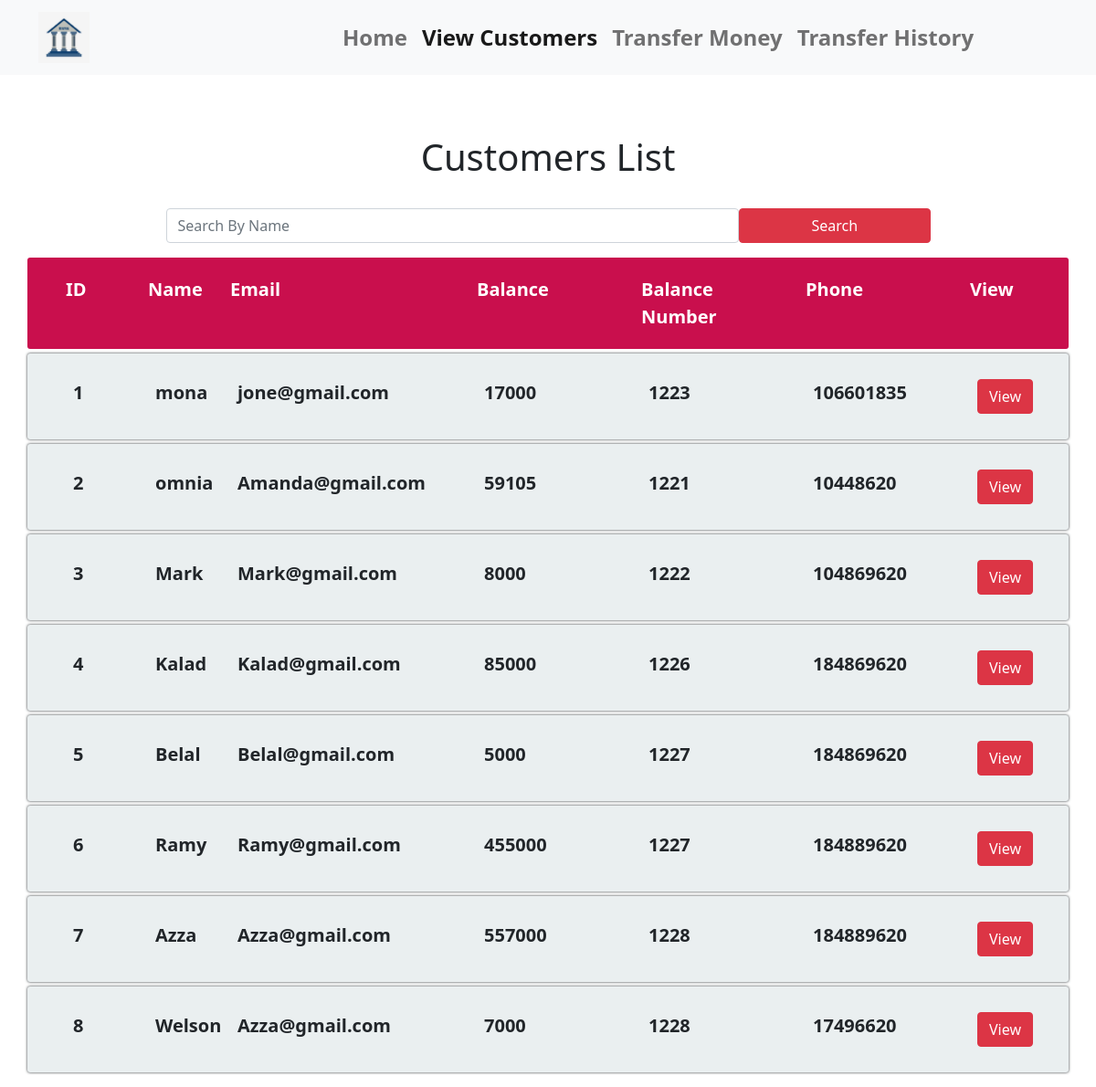
The page /view.php on the database its author committed.
### tables this page shows
CREATE TABLE `customers` (
  `id` int(11) NOT NULL,
  `name` varchar(200) NOT NULL,
  `email` varchar(200) NOT NULL,
  `balance` double NOT NULL,
  `num_balance` int(11) NOT NULL,
  `phone` varchar(200) NOT NULL
);

### lib/db.php (called while the page is built, shortened)
<?php
function show(){
    $sql = "SELECT * FROM `customers`";
    $query = mysqli_query($GLOBALS['connection'],$sql);
    while($row = mysqli_fetch_assoc($query)){
        $data[]= $row;
    }
    return (!empty($data))?$data:[];
}
?>

### view.php (the view, shortened to what this page needs)
<?php
require "./lib/db.php";
if(isset($_GET['search'])){
    $data = search($_GET['search']);
}
else{
    $data = show();
}
?>
<!DOCTYPE html>
<html lang="en">
<head>
    <link rel="stylesheet" href="style.css">
    <link
      rel="stylesheet"
      href="./bootstrap-5.1.0-dist/css/bootstrap.min.css"
    />
</head>
<body>
<nav class="navbar navbar-expand-lg navbar-light bg-light w-100 position-fixed">
      <div class="container">
        <a class="navbar-brand" href="home.php"><img class="w-25" src="./image//logo.png" alt=""></a>
        <div class="collapse navbar-collapse fs-4 fw-bold" id="navbarSupportedContent">
          <ul class="navbar-nav m-auto mb-2 mb-lg-0 text-black">
            <li class="nav-item">
              <a class="nav-link" aria-current="page" href="home.php">Home</a>
            </li>
            <li class="nav-item">
              <a class="nav-link active" aria-current="page" href="view.php">View Customers</a>
            </li>
            <li class="nav-item">
              <a class="nav-link" href="transfer.php">Transfer Money</a>
            </li>
            <li class="nav-item">
              <a class="nav-link" href="transferlist.php">Transfer History</a>
            </li>
          </ul>
        </div>
      </div>
    </nav>
<div class="container pt-5 ">
    <form class="form row pb-3 w-75 m-auto" action="view.php" method="Get">
    <h1 class="text-center pb-4">Customers List</h1>
        <input class="form-control w-75 rounded-start" type="text" placeholder="Search By Name" name ="search">
        <button class="btn btn-danger w-25 rounded-end">Search</button>
    </form>
    <div class="table">
        <div class="t-head row">
            <div class="head  col-md-1">ID</div>
            <div class="head  col-md-1">Name</div>
            <div class="head  col-md-3">Email</div>
            <div class="head  col-md-2">Balance</div>
            <div class="head  col-md-2">Balance Number</div>
            <div class="head  col-md-2">Phone</div>
            <div class="head  col-md-1">View</div>
        </div>
        <?php foreach($data as $row):?>
        <div class="t-row row">
            <div class="head   col-md-1"><div><?= $row['id']?></div></div>
            <div class="head   col-md-1"><div> <?= $row['name']?></div></div>
            <div class="head   col-md-3"><div><?= $row['email']?></div></div>
            <div class="head   col-md-2"><div><?= $row['balance']?></div></div>
            <div class="head   col-md-2"><div> <?= $row['num_balance']?></div></div>
            <div class="head   col-md-2"><div> <?= $row['phone']?></div></div>
            <div class="head   col-md-1"><div><a href="viewone.php?id=<?=$row['id'];?>" class="btn btn-danger">View</a></div></div>
        </div>
        <?php endforeach;?>
    </div>
</body>
</html>

### style.css (style rules this page uses)
* { box-sizing: border-box; padding: 0; margin: 0; }
body { font-family: "Nunito", sans-serif; }
.t-head { background: #c90f4d; border-radius: 3px; padding: 20px 30px; margin-bottom: 5px; }
.t-row { background: #eaeff0; border-radius: 3px; padding: 20px 30px; margin-bottom: 5px; }
.t-head .head { font-size: 20px; color: #fff; font-weight: bold; }
.t-row { font-size: 20px; font-weight: bold; box-shadow: 0px 0px 3px 0px; }
.form { padding-top: 100px; }

### rows shown on the page
customers: id "1", name "mona", email "jone@gmail.com", balance "17000", num_balance "1223", phone "106601835"
customers: id "2", name "omnia", email "Amanda@gmail.com", balance "59105", num_balance "1221", phone "10448620"
customers: id "3", name "Mark", email "Mark@gmail.com", balance "8000", num_balance "1222", phone "104869620"
customers: id "4", name "Kalad", email "Kalad@gmail.com", balance "85000", num_balance "1226", phone "184869620"
customers: id "5", name "Belal", email "Belal@gmail.com", balance "5000", num_balance "1227", phone "184869620"
customers: id "6", name "Ramy", email "Ramy@gmail.com", balance "455000", num_balance "1227", phone "184889620"
customers: id "7", name "Azza", email "Azza@gmail.com", balance "557000", num_balance "1228", phone "184889620"
customers: id "8", name "Welson", email "Azza@gmail.com", balance "7000", num_balance "1228", phone "17496620"
